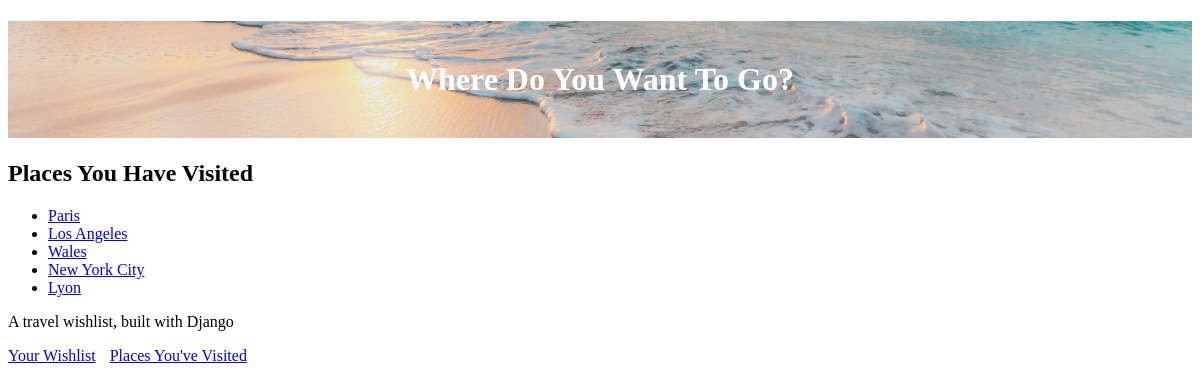
/visited (signed in), run on an earlier commit of the app's database.
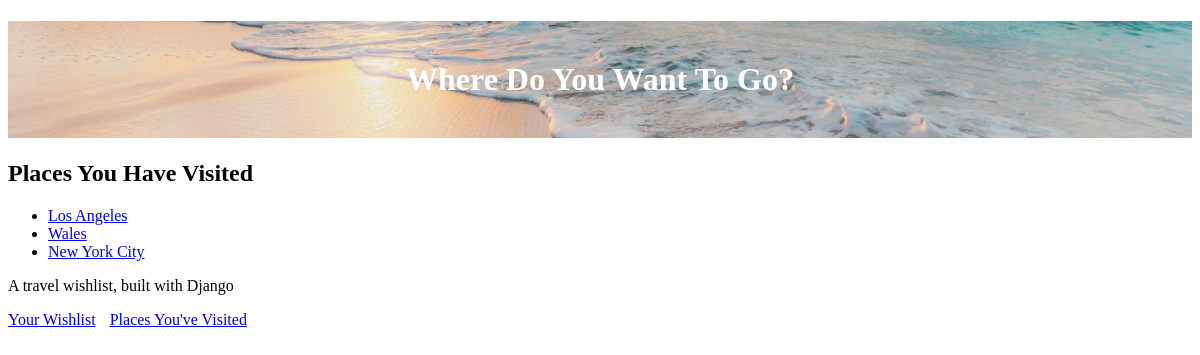
And on a later commit of the database.
### travel_wishlist/models.py (models this page shows, shortened)
class Place(models.Model):
    user = models.ForeignKey('auth.User', null=False, on_delete=models.CASCADE)
    name = models.CharField(max_length=200)
    visited = models.BooleanField(default=False)
    notes = models.TextField(blank=True, null=True)
    date_visited = models.DateField(blank=True, null=True)
    photo = models.ImageField(upload_to='user_images/', blank=True, null=True)

### travel_wishlist/views.py (the view)
# urls.py: path('visited', views.places_visited, name='places_visited'),
@login_required
def places_visited(request):
    visited = Place.objects.filter(visited=True)
    return render(request, 'travel_wishlist/visited.html', { 'visited': visited })

### travel_wishlist/templates/travel_wishlist/visited.html
{% extends 'travel_wishlist/base.html' %}
{% block content %}
<h2>Places You Have Visited</h2>
{% if visited %}
<ul>
    {% for place in visited %}
        <li>
            <a href="{% url 'place_details' place_pk=place.pk %}">{{ place.name }}</a>
        </li>
    {% endfor %}
</ul>
{% else %}
<p>You have not visited any places yet.</p>
{% endif %}
{% endblock %}

### travel_wishlist/templates/travel_wishlist/base.html (shortened to what this page needs)
{% load static %}
<!DOCTYPE html>
<html>
    <head>
        <link rel="stylesheet" href="https://cdn.jsdelivr.net/npm/sakura.css/css/sakura.css" type="text/css">
        <link rel="stylesheet" href="{% static 'css/style.css' %}" type="text/css">
    </head>
    <h1 id="site-header">Where Do You Want To Go?</h1>
    <body>
        {% block content %}
        {% endblock %}
    </body>
     <div>
        <p>A travel wishlist, built with Django</p>
        <a class="nav-link" href="{% url 'place_list' %}">Your Wishlist</a>
        <a class="nav-link" href="{% url 'places_visited' %}">Places You've Visited</a>
     </div>
</html>

### travel_wishlist/static/css/style.css (style rules this page uses)
#site-header { background: url('../img/travel_cover.jpg') 0 0 repeat-x; background-size: cover; background-position: center; color: white; padding: 40px 0 40px 0px; text-align: center; }
.nav-link { margin-right: 10px; }

What changed in the data, as far as the page shows it:
removed Place: name "Paris"
removed Place: name "Lyon"
